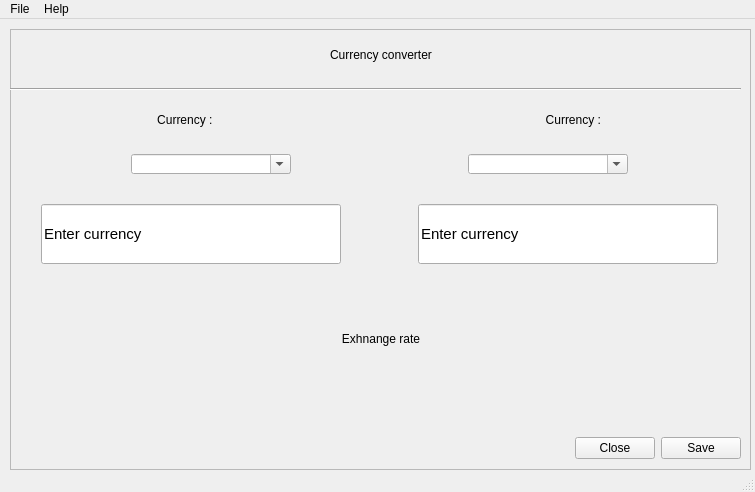
<?xml version="1.0" encoding="UTF-8"?>
<ui version="4.0">
 <class>MainWindow</class>
 <widget class="QMainWindow" name="MainWindow">
  <property name="enabled">
   <bool>true</bool>
  </property>
  <property name="geometry">
   <rect>
    <x>0</x>
    <y>0</y>
    <width>755</width>
    <height>492</height>
   </rect>
  </property>
  <property name="minimumSize">
   <size>
    <width>755</width>
    <height>492</height>
   </size>
  </property>
  <property name="maximumSize">
   <size>
    <width>755</width>
    <height>492</height>
   </size>
  </property>
  <property name="sizeIncrement">
   <size>
    <width>755</width>
    <height>492</height>
   </size>
  </property>
  <property name="baseSize">
   <size>
    <width>755</width>
    <height>492</height>
   </size>
  </property>
  <property name="windowTitle">
   <string>MainWindow</string>
  </property>
  <widget class="QWidget" name="centralwidget">
   <widget class="QWidget" name="gridLayoutWidget">
    <property name="geometry">
     <rect>
      <x>10</x>
      <y>10</y>
      <width>741</width>
      <height>441</height>
     </rect>
    </property>
    <layout class="QGridLayout" name="gridLayout">
     <item row="0" column="1">
      <widget class="QFrame" name="frame">
       <property name="frameShape">
        <enum>QFrame::StyledPanel</enum>
       </property>
       <property name="frameShadow">
        <enum>QFrame::Raised</enum>
       </property>
       <widget class="QWidget" name="horizontalLayoutWidget">
        <property name="geometry">
         <rect>
          <x>0</x>
          <y>0</y>
          <width>741</width>
          <height>51</height>
         </rect>
        </property>
        <layout class="QHBoxLayout" name="horizontalLayout_title">
         <item>
          <spacer name="horizontalSpacer_title_1">
           <property name="orientation">
            <enum>Qt::Horizontal</enum>
           </property>
           <property name="sizeHint" stdset="0">
            <size>
             <width>40</width>
             <height>20</height>
            </size>
           </property>
          </spacer>
         </item>
         <item>
          <widget class="QLabel" name="title">
           <property name="text">
            <string>Currency converter</string>
           </property>
          </widget>
         </item>
         <item>
          <spacer name="horizontalSpacer_title_2">
           <property name="orientation">
            <enum>Qt::Horizontal</enum>
           </property>
           <property name="sizeHint" stdset="0">
            <size>
             <width>40</width>
             <height>20</height>
            </size>
           </property>
          </spacer>
         </item>
        </layout>
       </widget>
       <widget class="QWidget" name="horizontalLayoutWidget_2">
        <property name="geometry">
         <rect>
          <x>0</x>
          <y>120</y>
          <width>741</width>
          <height>31</height>
         </rect>
        </property>
        <layout class="QHBoxLayout" name="horizontalLayout_comboBox">
         <item>
          <widget class="QComboBox" name="comboBox_currency_from">
           <property name="minimumSize">
            <size>
             <width>160</width>
             <height>20</height>
            </size>
           </property>
           <property name="maximumSize">
            <size>
             <width>160</width>
             <height>20</height>
            </size>
           </property>
           <property name="editable">
            <bool>true</bool>
           </property>
          </widget>
         </item>
         <item>
          <spacer name="horizontalSpacer_comBox">
           <property name="orientation">
            <enum>Qt::Horizontal</enum>
           </property>
           <property name="sizeType">
            <enum>QSizePolicy::Fixed</enum>
           </property>
           <property name="sizeHint" stdset="0">
            <size>
             <width>50</width>
             <height>20</height>
            </size>
           </property>
          </spacer>
         </item>
         <item>
          <widget class="QComboBox" name="comboBox_currency_to">
           <property name="minimumSize">
            <size>
             <width>160</width>
             <height>20</height>
            </size>
           </property>
           <property name="maximumSize">
            <size>
             <width>160</width>
             <height>20</height>
            </size>
           </property>
           <property name="editable">
            <bool>true</bool>
           </property>
           <property name="minimumContentsLength">
            <number>3</number>
           </property>
          </widget>
         </item>
        </layout>
       </widget>
       <widget class="QWidget" name="horizontalLayoutWidget_3">
        <property name="geometry">
         <rect>
          <x>10</x>
          <y>170</y>
          <width>721</width>
          <height>71</height>
         </rect>
        </property>
        <layout class="QHBoxLayout" name="horizontalLayout_line">
         <item>
          <widget class="QLineEdit" name="lineEdit_from">
           <property name="enabled">
            <bool>true</bool>
           </property>
           <property name="sizePolicy">
            <sizepolicy hsizetype="Expanding" vsizetype="Fixed">
             <horstretch>0</horstretch>
             <verstretch>0</verstretch>
            </sizepolicy>
           </property>
           <property name="minimumSize">
            <size>
             <width>300</width>
             <height>60</height>
            </size>
           </property>
           <property name="maximumSize">
            <size>
             <width>300</width>
             <height>60</height>
            </size>
           </property>
           <property name="font">
            <font>
             <pointsize>11</pointsize>
            </font>
           </property>
           <property name="text">
            <string>Enter currency</string>
           </property>
          </widget>
         </item>
         <item>
          <spacer name="horizontalSpacer_line">
           <property name="orientation">
            <enum>Qt::Horizontal</enum>
           </property>
           <property name="sizeType">
            <enum>QSizePolicy::Fixed</enum>
           </property>
           <property name="sizeHint" stdset="0">
            <size>
             <width>50</width>
             <height>20</height>
            </size>
           </property>
          </spacer>
         </item>
         <item>
          <widget class="QLineEdit" name="lineEdit_to">
           <property name="enabled">
            <bool>true</bool>
           </property>
           <property name="minimumSize">
            <size>
             <width>190</width>
             <height>60</height>
            </size>
           </property>
           <property name="maximumSize">
            <size>
             <width>300</width>
             <height>60</height>
            </size>
           </property>
           <property name="font">
            <font>
             <pointsize>11</pointsize>
            </font>
           </property>
           <property name="text">
            <string>Enter currency</string>
           </property>
          </widget>
         </item>
        </layout>
       </widget>
       <widget class="Line" name="line">
        <property name="geometry">
         <rect>
          <x>0</x>
          <y>50</y>
          <width>731</width>
          <height>20</height>
         </rect>
        </property>
        <property name="orientation">
         <enum>Qt::Horizontal</enum>
        </property>
       </widget>
       <widget class="QWidget" name="horizontalLayoutWidget_4">
        <property name="geometry">
         <rect>
          <x>0</x>
          <y>399</y>
          <width>741</width>
          <height>41</height>
         </rect>
        </property>
        <layout class="QHBoxLayout" name="horizontalLayout_end_button">
         <item>
          <spacer name="horizontalSpacer_end_button_1">
           <property name="orientation">
            <enum>Qt::Horizontal</enum>
           </property>
           <property name="sizeHint" stdset="0">
            <size>
             <width>40</width>
             <height>20</height>
            </size>
           </property>
          </spacer>
         </item>
         <item>
          <widget class="QPushButton" name="pushButton_cancel">
           <property name="text">
            <string>Close</string>
           </property>
          </widget>
         </item>
         <item>
          <widget class="QPushButton" name="pushButton_save">
           <property name="text">
            <string>Save</string>
           </property>
          </widget>
         </item>
         <item>
          <spacer name="horizontalSpacer_end_button_2">
           <property name="orientation">
            <enum>Qt::Horizontal</enum>
           </property>
           <property name="sizeType">
            <enum>QSizePolicy::Fixed</enum>
           </property>
           <property name="sizeHint" stdset="0">
            <size>
             <width>10</width>
             <height>20</height>
            </size>
           </property>
          </spacer>
         </item>
        </layout>
       </widget>
       <widget class="QWidget" name="horizontalLayoutWidget_5">
        <property name="geometry">
         <rect>
          <x>0</x>
          <y>270</y>
          <width>741</width>
          <height>80</height>
         </rect>
        </property>
        <layout class="QHBoxLayout" name="horizontalLayout_exchange_rate">
         <item>
          <spacer name="horizontalSpacer_exchange_rate_1">
           <property name="orientation">
            <enum>Qt::Horizontal</enum>
           </property>
           <property name="sizeHint" stdset="0">
            <size>
             <width>40</width>
             <height>20</height>
            </size>
           </property>
          </spacer>
         </item>
         <item>
          <widget class="QLabel" name="label_exchange_rate">
           <property name="minimumSize">
            <size>
             <width>300</width>
             <height>0</height>
            </size>
           </property>
           <property name="maximumSize">
            <size>
             <width>300</width>
             <height>16777215</height>
            </size>
           </property>
           <property name="text">
            <string>Exhnange rate</string>
           </property>
           <property name="alignment">
            <set>Qt::AlignCenter</set>
           </property>
          </widget>
         </item>
         <item>
          <spacer name="horizontalSpacer_exchnage_rate_2">
           <property name="orientation">
            <enum>Qt::Horizontal</enum>
           </property>
           <property name="sizeHint" stdset="0">
            <size>
             <width>40</width>
             <height>20</height>
            </size>
           </property>
          </spacer>
         </item>
        </layout>
       </widget>
       <widget class="QWidget" name="horizontalLayoutWidget_6">
        <property name="geometry">
         <rect>
          <x>10</x>
          <y>70</y>
          <width>721</width>
          <height>41</height>
         </rect>
        </property>
        <layout class="QHBoxLayout" name="horizontalLayout_currency">
         <item>
          <widget class="QLabel" name="label_from">
           <property name="text">
            <string>Currency : </string>
           </property>
           <property name="alignment">
            <set>Qt::AlignCenter</set>
           </property>
          </widget>
         </item>
         <item>
          <spacer name="horizontalSpacer_currency">
           <property name="orientation">
            <enum>Qt::Horizontal</enum>
           </property>
           <property name="sizeType">
            <enum>QSizePolicy::Fixed</enum>
           </property>
           <property name="sizeHint" stdset="0">
            <size>
             <width>50</width>
             <height>20</height>
            </size>
           </property>
          </spacer>
         </item>
         <item>
          <widget class="QLabel" name="label_to">
           <property name="text">
            <string>Currency : </string>
           </property>
           <property name="alignment">
            <set>Qt::AlignCenter</set>
           </property>
          </widget>
         </item>
        </layout>
       </widget>
      </widget>
     </item>
    </layout>
   </widget>
  </widget>
  <widget class="QMenuBar" name="menubar">
   <property name="geometry">
    <rect>
     <x>0</x>
     <y>0</y>
     <width>755</width>
     <height>21</height>
    </rect>
   </property>
   <widget class="QMenu" name="menuFile">
    <property name="title">
     <string>File</string>
    </property>
    <addaction name="actionSave"/>
   </widget>
   <widget class="QMenu" name="menuHelp">
    <property name="title">
     <string>Help</string>
    </property>
    <addaction name="actionSee_on_Git_Hub"/>
   </widget>
   <addaction name="menuFile"/>
   <addaction name="menuHelp"/>
  </widget>
  <widget class="QStatusBar" name="statusbar"/>
  <action name="actionSave">
   <property name="text">
    <string>Save</string>
   </property>
  </action>
  <action name="actionSee_on_Git_Hub">
   <property name="text">
    <string>See on Git Hub</string>
   </property>
  </action>
 </widget>
 <resources/>
 <connections/>
</ui>
